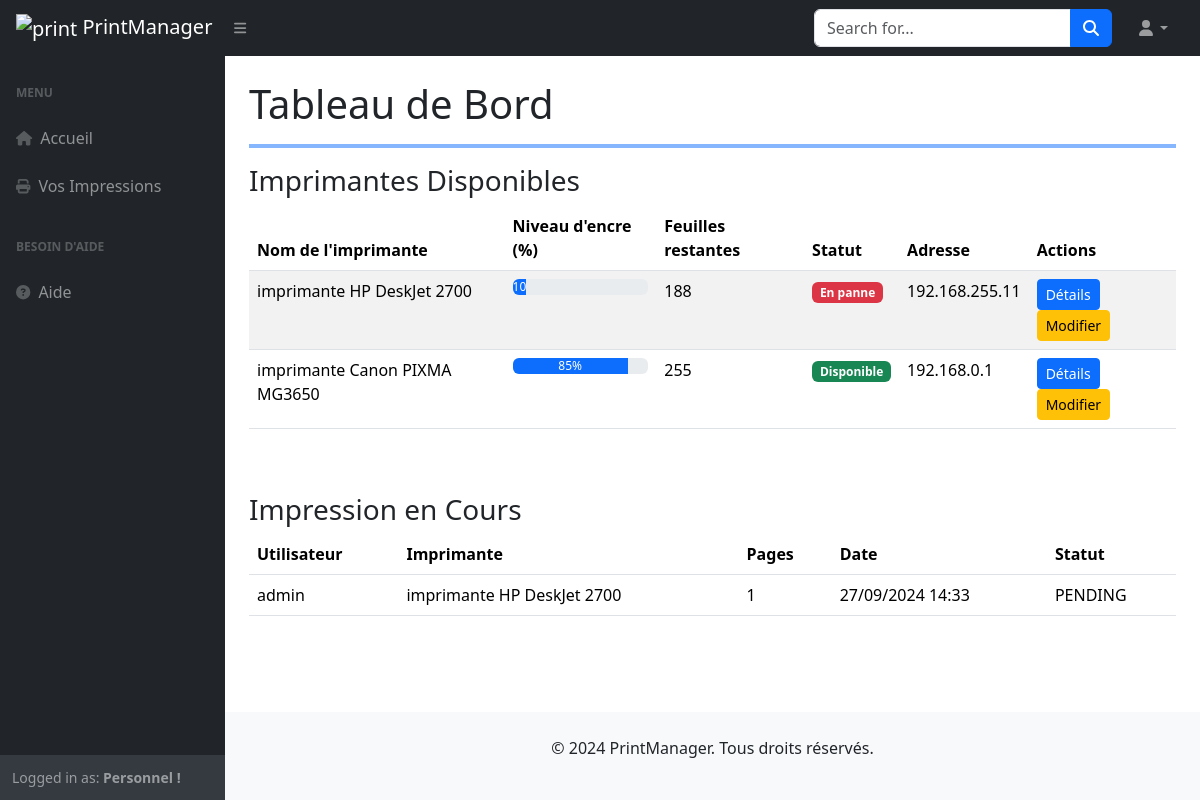
Screenshot of /dashboard/ (signed in) with the database file from the repository.
### printers/models.py (models this page shows, shortened)
class CustomUser(AbstractUser):
    ADMIN = 'ADMIN'
    PERSONNEL = 'Personnel'
    MALE = 'M'
    FEMALE = 'F'
    ROLE_CHOICES = (
        (ADMIN, 'ADMIN'),
        (PERSONNEL, 'Personnel'),
    )
    SEX_CHOICES = (
        (MALE, 'Masculin'),
        (FEMALE, 'Feminin'),
    )
    role = models.CharField(max_length=30, choices=ROLE_CHOICES, verbose_name='Rôle')
    is_blocked = models.BooleanField(default=False, verbose_name="Bloqué")
    sexe = models.CharField(max_length=10, choices=SEX_CHOICES, verbose_name='Sexe')
    slug = models.SlugField(max_length=200, unique=True, blank=True)
    last_updated = models.DateTimeField(auto_now=True)
    created_on = models.DateField(auto_now_add=True, blank=True, null=True)
    class Meta:
        ordering = ['-created_on']
        verbose_name = "Utilisateur"

class Printer(models.Model):
    STATUS_CHOICES = [
        ('DISPONIBLE', 'Disponible'),
        ('PANNE', 'En panne'),
    ]
    name = models.CharField(max_length=100, verbose_name="Nom de l'imprimante")
    admin_user = models.ForeignKey(CustomUser, on_delete=models.CASCADE, related_name="managed_printers")  # Utilisateur qui gère l'imprimante
    ink_level = models.IntegerField(verbose_name="Niveau d'encre (%)")
    paper_remaining = models.IntegerField(verbose_name="Feuilles restantes")
    address = models.CharField(max_length=255, blank=True, null=True, verbose_name="Adresse de l'imprimante")
    status = models.CharField(max_length=20, choices=STATUS_CHOICES, default='DISPONIBLE', verbose_name="Statut")
    slug = models.SlugField(max_length=200, unique=True, blank=True)
    last_updated = models.DateTimeField(auto_now=True, verbose_name="Modifié le")
    created_on = models.DateTimeField(auto_now_add=True, verbose_name="Date de création")  # Auto-enregistrer la date lors de la création
    class Meta:
        ordering = ['-created_on']
        verbose_name = "Imprimante"

class PrintJob(models.Model):
    user = models.ForeignKey(CustomUser, on_delete=models.CASCADE, related_name="print_jobs")  # Utilisateur qui demande l'impression
    printer = models.ForeignKey(Printer, on_delete=models.CASCADE, related_name='print_jobs', verbose_name="Imprimante")  # Imprimante utilisée
    copies = models.PositiveIntegerField(default=1, verbose_name="Nombre de copies")
    submitted_at = models.DateTimeField(auto_now_add=True, verbose_name="Soumis le")
    completed_at = models.DateTimeField(null=True, blank=True, verbose_name="Terminé le")
    status = models.CharField(max_length=50, choices=[('PENDING', 'En attente'), ('COMPLETED', 'Terminé'), ('FAILED', 'Échoué')], default='PENDING', verbose_name="Statut de la tâche")
    document = models.FileField(upload_to='documents/', null=True, blank=True, verbose_name="Fichier à imprimer")  # Fichier téléchargé par l'utilisateur

### printers/views.py (the view)
# urls.py: path('dashboard/', dashboard, name='dashboard'),
@login_required
def dashboard(request):
    printers = Printer.objects.all()
    print_jobs = PrintJob.objects.all()
    return render(request, 'printers/dashboard.html', {
        'printers': printers,
        'print_jobs': print_jobs
    })

### printers/templates/printers/dashboard.html (shortened to what this page needs)
{% extends 'base.html' %}
{% load static %}
    {% block content %}
    {% include 'layouts/Navbar.html' %}
    <div id="layoutSidenav">
        {% include 'layouts/Sidenav.html' %}
        <div id="layoutSidenav_content">
            <main>
                <div class="container-fluid px-4">
                    <h1 class="mt-4">Tableau de Bord</h1>
                        <hr class="border border-primary border-2 opacity-50">
                    <div class="row">
                        <div class="col-md-12">
                            <h3>Imprimantes Disponibles</h3>
                            <table class="table table-striped">
                                <thead>
                                    <tr>
                                        <th>Nom de l'imprimante</th>
                                        <th>Niveau d'encre (%)</th>
                                        <th>Feuilles restantes</th>
                                        <th>Statut</th>
                                        <th>Adresse</th>
                                        <th>Actions</th>
                                    </tr>
                                </thead>
                                <tbody>
                                    {% for printer in printers %}
                                    <tr>
                                        <td>{{ printer.name }}</td>
                                        <td>
                                            <div class="progress">
                                                <div class="progress-bar" role="progressbar" style="width: {{ printer.ink_level }}%" aria-valuenow="{{ printer.ink_level }}" aria-valuemin="0" aria-valuemax="100">{{ printer.ink_level }}%</div>
                                            </div>
                                        </td>
                                        <td>{{ printer.paper_remaining }}</td>
                                        <td>
                                            {% if printer.status == 'DISPONIBLE' %}
                                                <span class="badge bg-success">
                                                    {{ printer.get_status_display }}
                                                </span>
                                            {% else %}
                                                <span class="badge bg-danger">
                                                    {{ printer.get_status_display }}
                                                </span>
                                            {% endif %}
                                        </td>
                                        <td>{{ printer.address }}</td>
                                        <td>
                                            <a href="{% url 'printer_detail' printer.slug %}" class="btn btn-primary btn-sm">Détails</a>
                                            <a href="{% url 'edit_printer' printer.slug %}" class="btn btn-warning btn-sm">Modifier</a>
                                        </td>
                                    </tr>
                                    {% empty %}
                                    <tr>
                                        <td colspan="6" class="text-center">Aucune imprimante disponible.</td>
                                    </tr>
                                    {% endfor %}
                                </tbody>
                            </table>
                        </div>
                    </div>
                        <div class="row mt-5">
                            <div class="col-md-12">
                                <h3>Impression en Cours</h3>
                                <table class="table table-hover">
                                    <thead>
                                        <tr>
                                            <th>Utilisateur</th>
                                            <th>Imprimante</th>
                                            <th>Pages</th>
                                            <th>Date</th>
                                            <th>Statut</th>
                                        </tr>
                                    </thead>
                                    <tbody>
                                        {% for job in print_jobs %}
                                        <tr>
                                            <td>{{ job.user.username }}</td>
                                            <td>{{ job.printer.name }}</td>
                                            <td>{{ job.copies }}</td>
                                            <td>{{ job.submitted_at|date:"d/m/Y H:i" }}</td>
                                            <td>{{ job.status }}</td>
                                        </tr>
                                        {% empty %}
                                        <tr>
                                            <td colspan="5" class="text-center">Aucun travail d'impression en cours.</td>
                                        </tr>
                                        {% endfor %}
                                    </tbody>
                                </table>
                            </div>
                        </div>
                </div>
            </main>
            {% include 'layouts/footer.html' %}
        </div>
    </div>
    {% endblock %}

### printers/templates/layouts/Sidenav.html (shortened to what this page needs)
<div id="layoutSidenav_nav">
    <nav class="sb-sidenav accordion sb-sidenav-dark" id="sidenavAccordion">
        <div class="sb-sidenav-menu">
            <div class="nav">
                <div class="sb-sidenav-menu-heading">Menu</div>
                <a class="nav-link" href="/dashboard">
                    <div class="sb-nav-link-icon"><i class="fa fa-home"></i></div>
                    Accueil
                </a>
                <a class="nav-link" href="/print/jobs/">
                    <div class="sb-nav-link-icon">
                        <i class="fa fa-print" aria-hidden="true"></i>
                    </div>
                    Vos Impressions
                </a>
                <div class="sb-sidenav-menu-heading">Besoin d'aide</div>
                <a class="nav-link" href="#">
                    <div class="sb-nav-link-icon"><i class="fa fa-question-circle"></i></div>
                    Aide
                </a>
            </div>
        </div>
        <div class="sb-sidenav-footer">
            <div class="small">Logged in as:
                {% if user.is_authenticated %}
                <strong>{{ user.role }} !</strong>
                {% else %}
                <strong>
                    {{ user.username }}
                </strong>
                {% endif %}
            </div>
        </div>
    </nav>
</div>

### static/css/Hompage.css (style rules this page uses)
body { font-family: 'Arial', sans-serif; background-color: #f8f9fa; }

### rows the page displays
CustomUser: role "Personnel"
Printer: name "imprimante HP DeskJet 2700", ink_level "10", paper_remaining "188", status "En panne", address "192.168.255.11"
Printer: name "imprimante Canon PIXMA MG3650", ink_level "85", paper_remaining "255", status "Disponible", address "192.168.0.1"
PrintJob: user.username "admin", printer.name "imprimante HP DeskJet 2700", copies "1", submitted_at "27/09/2024 14:33", status "PENDING"
